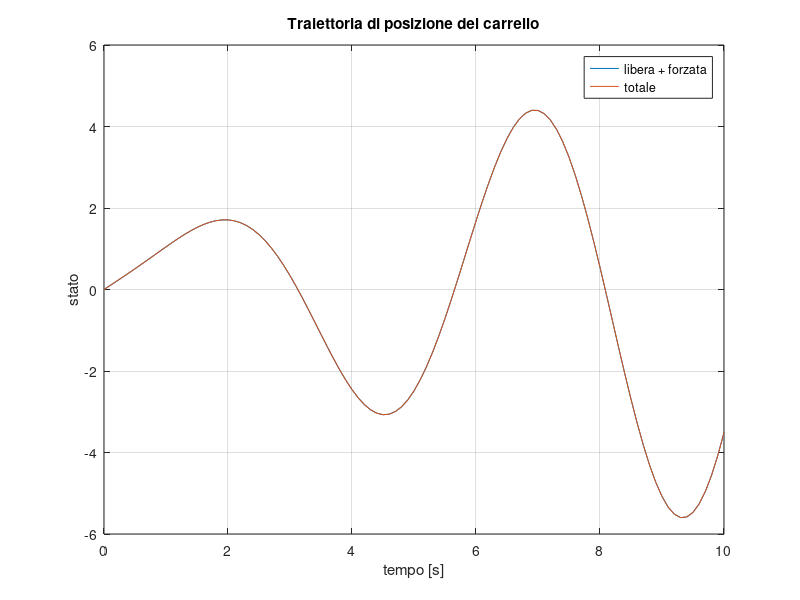
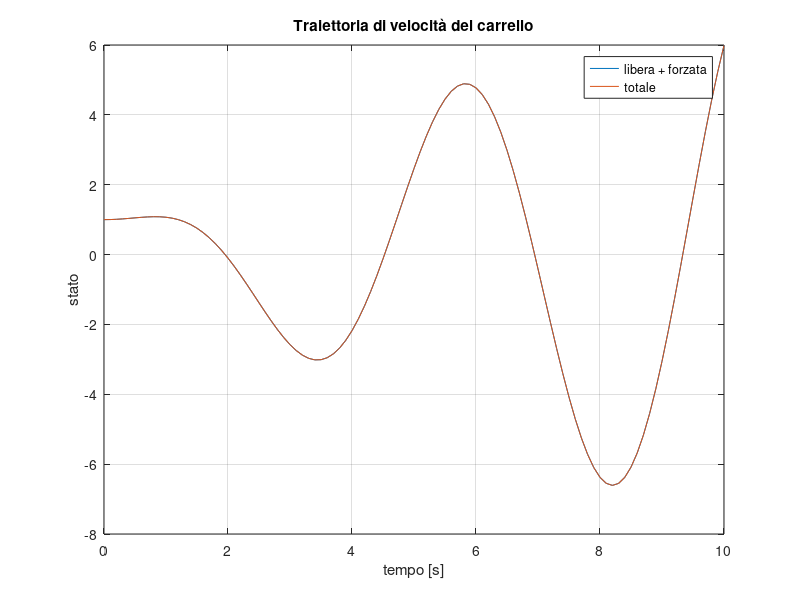

These charts were generated, in order, by the following MATLAB code:
%
% Esempio Carrello: principio di sovrapposizione degli effetti
%
close all; clear all; clc;

% parametri fisici del sistema
mass = 0.5; % kg
elas = 1;   % costante elastica [N/m]

% condizione iniziale del carrello
pos_init = 0; % [m]
vel_init = 1; % [m/s]

% input applicato: sinusoidale con periodo 5 secondi
inp = @(t) sin(2.*pi.*t./5);

% intervallo di tempo
interv = 0:0.1:10; % da 0 a 10 secondi con passo 0.1

%% creazione oggetto sistema e soluzione equazione differenziale

% matrici del sistema
A = [0 1; -elas/mass 0];
B = [0; 1/mass];
C = [1 0];
D = 0;

% state-space model
modello = ss(A, B, C, D);

% evoluzione libera
uu_free = zeros(size(interv));
x0_free = [pos_init; vel_init];
[YY_free, TT_free, XX_free] = lsim(modello, uu_free, interv, x0_free);

% evoluzione forzata
uu_forced = inp(interv);
x0_forced = zeros(2, 1);
[YY_forced, TT_forced, XX_forced] = lsim(modello, uu_forced, interv, x0_forced);

% evoluzione totale
[YY_full, TT_full, XX_full] = lsim(modello, uu_forced, interv, x0_free);

%% plot

% prima componente dello stato: posizione
figure;
plot(TT_full, XX_free(:,1) + XX_forced(:,1));
hold on; grid on; zoom on; box on;
title('Traiettoria di posizione del carrello')
xlim([0, 10])
xlabel('tempo [s]')
ylabel('stato')
plot(TT_full, XX_full(:,1));
legend('libera + forzata', 'totale')

% seconda componente dello stato: velocità
figure;
plot(TT_full, XX_free(:,2) + XX_forced(:,2));
hold on; grid on; zoom on; box on;
title('Traiettoria di velocità del carrello')
xlim([0, 10])
xlabel('tempo [s]')
ylabel('stato')
plot(TT_full, XX_full(:,2));
legend('libera + forzata', 'totale')
